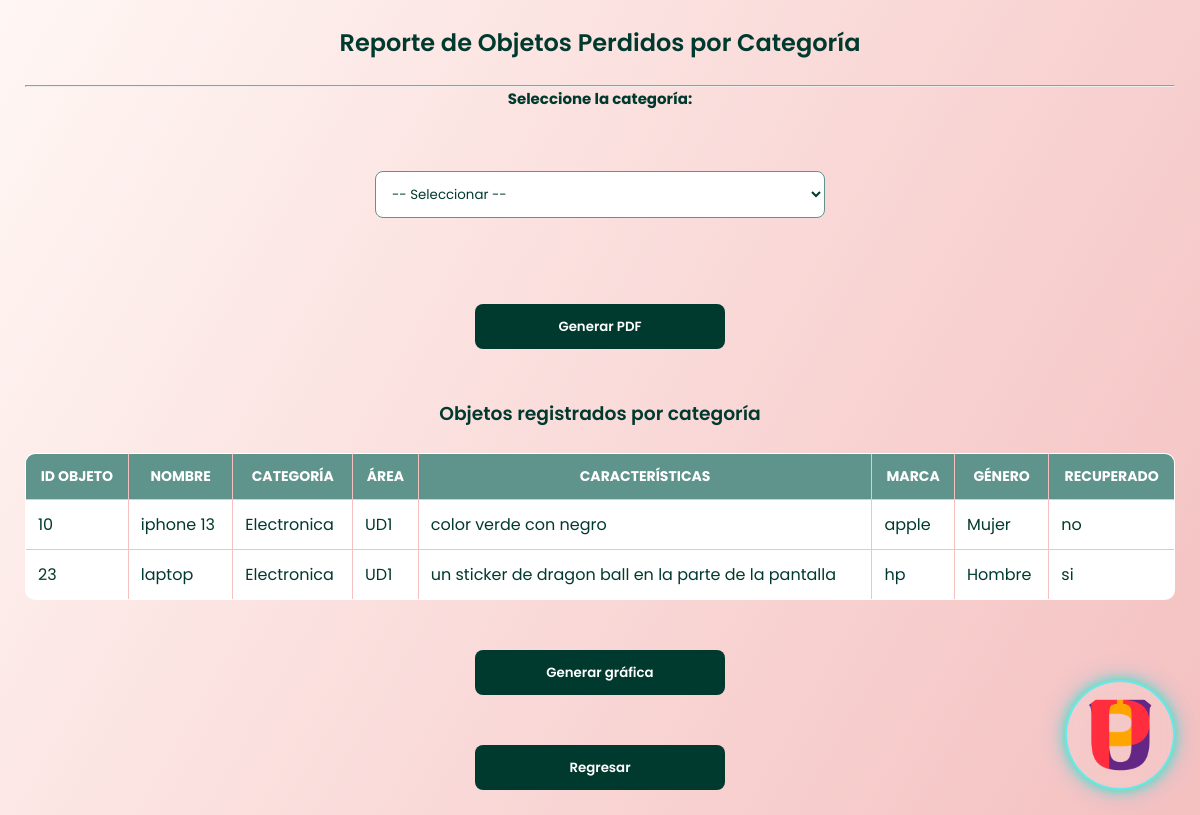
Screenshot of /index.php?action=vistaReportePorCategoria (signed in) with the database file from the repository.
### tables this page shows
CREATE TABLE `objeto` (
  `ID_Objeto` int(11) NOT NULL AUTO_INCREMENT,
  `nombre` varchar(100) NOT NULL,
  `categoria` varchar(250) DEFAULT NULL,
  `ID_Area` int(11) DEFAULT NULL,
  `recuperado` varchar(250) DEFAULT 'no',
  `caracteristicas` text DEFAULT NULL,
  `marca` varchar(250) DEFAULT 'sin marca',
  `genero` varchar(100) NOT NULL DEFAULT 'indefinido',
  PRIMARY KEY (`ID_Objeto`),
  KEY `ID_Area` (`ID_Area`),
  CONSTRAINT `fk_objeto_area` FOREIGN KEY (`ID_Area`) REFERENCES `area` (`ID_Area`) ON DELETE SET NULL ON UPDATE CASCADE
);

CREATE TABLE `area` (
  `ID_Area` int(11) NOT NULL AUTO_INCREMENT,
  `nombre` varchar(100) NOT NULL,
  `salon` int(11) DEFAULT NULL,
  `laboratorio` int(11) DEFAULT NULL,
  `piso` int(11) DEFAULT NULL,
  PRIMARY KEY (`ID_Area`)
);

### app/controllers/ReportController.php (called while the page is built, shortened)
<?php
include_once "app/models/ReportModel.php";
class ReportController
{
    private $model;
    public function __construct($connection)
    {
        $this->model = new ReportModel($connection);
    }
    public function vistaReportePorCategoria()
    {
        $todos_los_objetos = $this->model->obtenerTodosConCategoria();
        include "app/views/reportes/reporte_objetos_por_categoria.php";
    }
}
?>

### app/models/ReportModel.php (called while the page is built, shortened)
<?php
class ReportModel {
    private $connection;
    public function __construct($connection){
        $this->connection = $connection;
    }
    public function obtenerTodosConCategoria(){
        return $this->connection->query("
            SELECT
                o.ID_Objeto,
                o.nombre,
                o.categoria,
                o.caracteristicas,
                o.marca,
                o.genero,
                o.recuperado,
                a.nombre AS nombre_area
            FROM objeto o
            INNER JOIN area a ON o.ID_Area = a.ID_Area
            ORDER BY o.ID_Objeto ASC
        ");
    }
}
?>

### app/views/reportes/reporte_objetos_por_categoria.php (the view, shortened to what this page needs)
<!DOCTYPE html>
<html lang="es">
<head>
    <link rel="stylesheet" href="public/css/consult.css?v=<?php echo time(); ?>">
</head>
<body>
    <img src="public/img/logo.png" class="logo-elegante">
    <h2>Reporte de Objetos Perdidos por Categoría</h2>
    <hr>
    <form action="index.php?action=reporteObjetosPorCategoria" method="POST">
        <label><b>Seleccione la categoría:</b></label><br>
        <select name="categoria" required>
            <option value="">-- Seleccionar --</option>
        </select>
        <br><br>
        <button type="submit">Generar PDF</button>
    </form>
    <br><br>
    <h3>Objetos registrados por categoría</h3>
    <table border="1">
        <thead>
            <tr>
                <th>ID OBJETO</th>
                <th>NOMBRE</th>
                <th>CATEGORÍA</th>
            <th>ÁREA</th>
                <th>CARACTERÍSTICAS</th>
                <th>MARCA</th>
                <th>GÉNERO</th>
                <th>RECUPERADO</th>
            </tr>
        </thead>
        <tbody>
            <?php if (!empty($todos_los_objetos) && $todos_los_objetos->num_rows > 0): ?>
                <?php while ($item = $todos_los_objetos->fetch_assoc()): ?>
                    <tr>
                        <td><?= htmlspecialchars($item['ID_Objeto']) ?></td>
                        <td><?= htmlspecialchars($item['nombre']) ?></td>
                        <td><?= htmlspecialchars($item['categoria']) ?></td>
                        <td><?= htmlspecialchars($item['nombre_area']) ?></td>
                        <td><?= htmlspecialchars($item['caracteristicas']) ?></td>
                        <td><?= htmlspecialchars($item['marca']) ?></td>
                        <td><?= htmlspecialchars($item['genero']) ?></td>
                        <td><?= htmlspecialchars($item['recuperado']) ?></td>
                    </tr>
                <?php endwhile; ?>
            <?php else: ?>
                <tr>
                    <td colspan="8">No hay objetos registrados.</td>
                </tr>
            <?php endif; ?>
        </tbody>
    </table>
    <br><br>
    <a href="index.php?action=pdf_pieCategoria">
        <button>Generar gráfica</button>
    </a>
    <br><br>
    <a href="index.php?action=dashboard_admin">
        <button>Regresar</button>
    </a>
</body>
</html>

### public/CSS/consult.css (style rules this page uses)
* { margin: 0; padding: 0; box-sizing: border-box; font-family: "Poppins", sans-serif; }
body { min-height: 100vh; background: linear-gradient(120deg, #FFF7F4, #F4C0C0, #5E948C, #003A2E); background-size: 300% 300%; animation: bgFuturistic 18s ease-in-out infinite; color: #003A2E; padding: 25px; position: relative; overflow-x: hidden; }
h1, h2, h3 { text-align: center; margin-bottom: 25px; color: #003A2E; font-weight: 600; }
form { display: flex; flex-direction: column; gap: 18px; max-width: 450px; margin: 0 auto; }
label { font-size: 15px; color: #003A2E; text-align: center; font-weight: 500; }
input, select, textarea { width: 100%; padding: 12px; border: 1px solid #5E948C; border-radius: 8px; background: white; color: #003A2E; transition: 0.25s; }
select { background: white; color: #003A2E; }
select option { background: white; color: #003A2E; }
button, input[type="submit"], a.button { background: #003A2E; color: white; padding: 12px 22px; border-radius: 8px; border: none; cursor: pointer; text-decoration: none; font-weight: 600; width: 250px; height: 45px; display: flex; justify-content: center; align-items: center; margin: 0 auto; transition: 0.25s; }
table { width: 100%; background: white; border-collapse: collapse; margin-top: 25px; border: 1px solid #F4C0C0; border-radius: 10px; overflow: hidden; }
thead { background: #5E948C; }
th { padding: 12px; color: white; font-size: 14px; text-transform: uppercase; }
td { padding: 12px; color: #003A2E; border-bottom: 1px solid #F4C0C0; }
a { text-decoration: none; color: #003A2E; font-weight: 600; }
.logo-elegante { width: 110px; position: fixed; bottom: 25px; right: 25px; z-index: 999; padding: 10px; border-radius: 50%; background: rgba(255, 255, 255, 0.07); backdrop-filter: blur(6px); box-shadow: 0 0 12px rgba(0, 255, 180, 0.7), 0 0 25px rgba(0, 180, 255, 0.4); border: 2px solid rgba(0, 255, 255, 0.6); animation: neonPulse 4s ease-in-out infinite; transition: 0.3s ease-in-out; }

### rows the page displays
objeto: ID_Objeto "10", nombre "iphone 13", categoria "Electronica", ID_Area.nombre "UD1", caracteristicas "color verde con negro", marca "apple", genero "Mujer", recuperado "no"
objeto: ID_Objeto "23", nombre "laptop", categoria "Electronica", ID_Area.nombre "UD1", caracteristicas "un sticker de dragon ball en la parte de la pantalla", marca "hp", genero "Hombre", recuperado "si"
